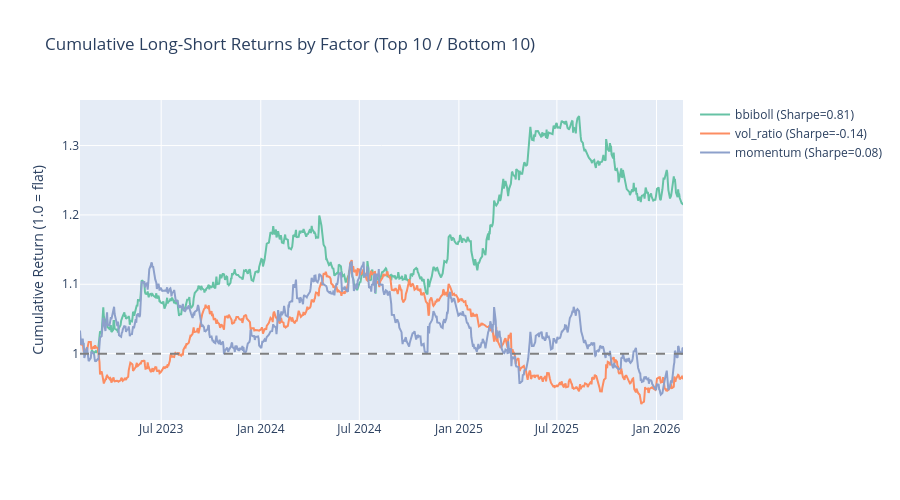

Notebook code cell kept with this figure:
### Code cell
# Plot cumulative L/S returns
fig = go.Figure()
for i, (name, r) in enumerate(ls_returns.items()):
    fig.add_trace(go.Scatter(
        x=r["dates"], y=r["cum_return"],
        name=f"{name} (Sharpe={r['sharpe']:.2f})",
        line=dict(color=colors[i % len(colors)])
    ))

fig.add_hline(y=1.0, line_dash="dash", line_color="gray")
fig.update_layout(
    title="Cumulative Long-Short Returns by Factor (Top 10 / Bottom 10)",
    yaxis_title="Cumulative Return (1.0 = flat)",
    height=500,
)
fig.show()

### Figure 1 — Plotly figure (JSON) as saved in the notebook; plotly's stock layout.template omitted (floating-point values rounded to 4 significant figures; data arrays with more than 128 entries replaced by an {"elided": "..."} marker saying what was removed)
{"data": [{"line": {"color": "rgb(102,194,165)"}, "name": "bbiboll (Sharpe=0.81)", "type": "scatter", "x": {"elided": "752 str values"}, "y": {"elided": "752 float values"}}, {"line": {"color": "rgb(252,141,98)"}, "name": "vol_ratio (Sharpe=-0.14)", "type": "scatter", "x": {"elided": "765 str values"}, "y": {"elided": "765 float values"}}, {"line": {"color": "rgb(141,160,203)"}, "name": "momentum (Sharpe=0.08)", "type": "scatter", "x": {"elided": "765 str values"}, "y": {"elided": "765 float values"}}], "layout": {"height": 500, "shapes": [{"line": {"color": "gray", "dash": "dash"}, "type": "line", "x0": 0, "x1": 1, "xref": "x domain", "y0": 1, "y1": 1, "yref": "y"}], "title": {"text": "Cumulative Long-Short Returns by Factor (Top 10 / Bottom 10)"}, "yaxis": {"title": {"text": "Cumulative Return (1.0 = flat)"}}}}
